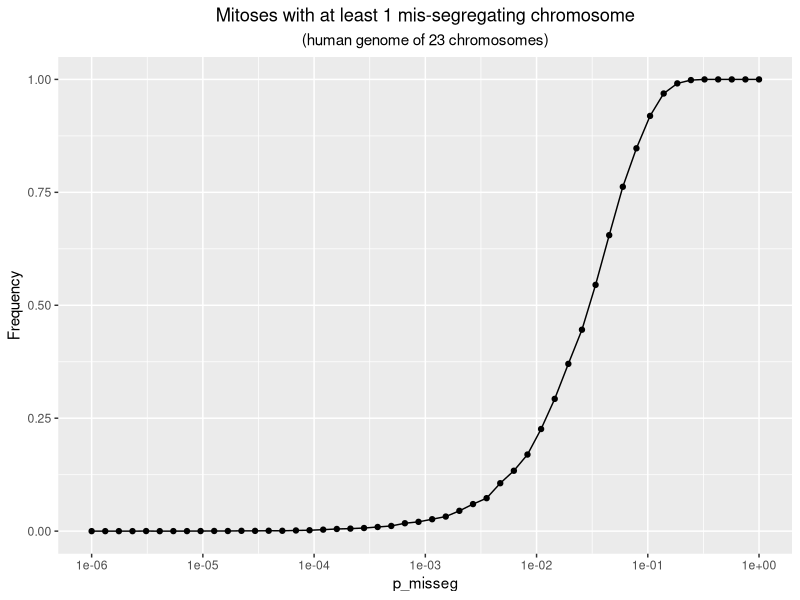
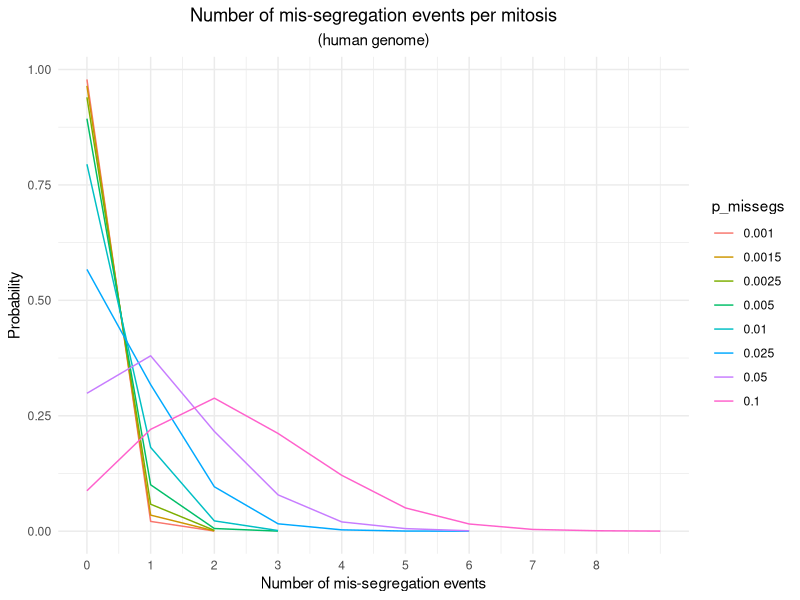
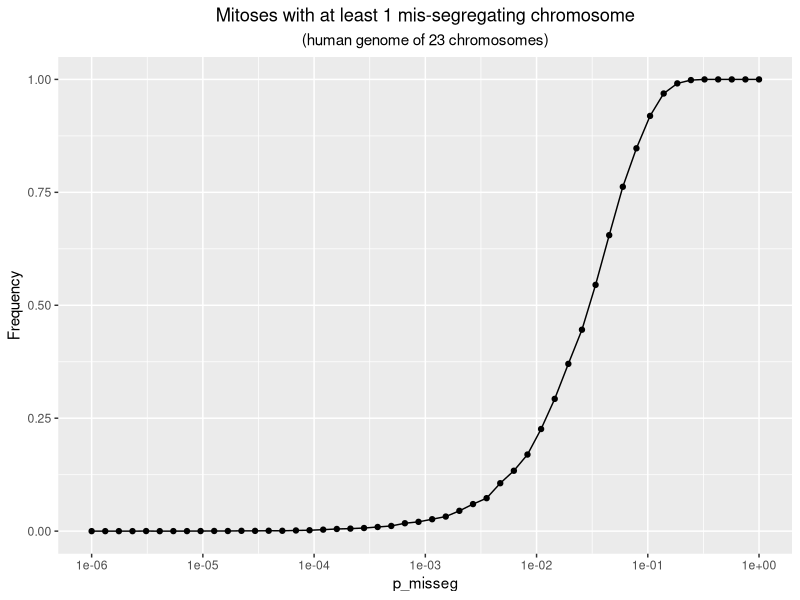
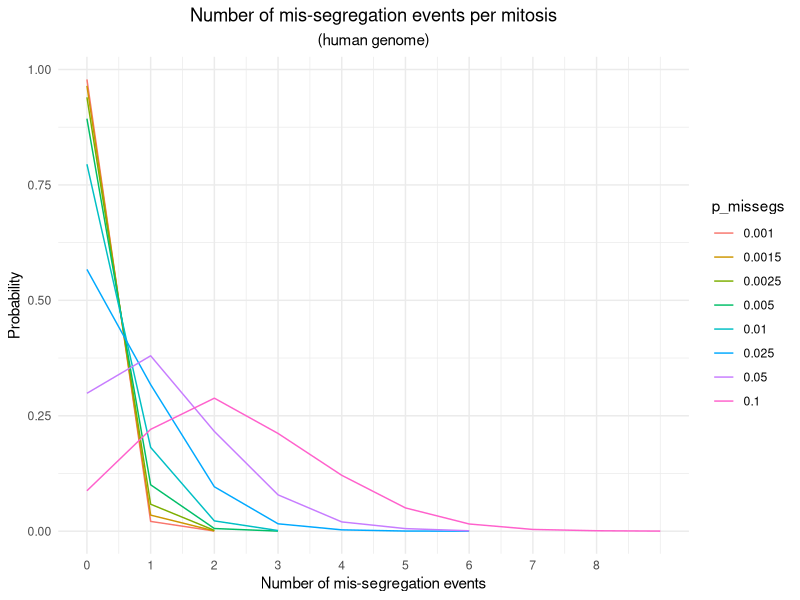

These charts were generated, in order, by the following R code:
library(ggplot2)
library(dplyr)
library(tidyr)
library(purrr)

# MAGIC VARIABLES
N_CHROM <-  23 # human chromosome count
REPEATS <- 10000

# sets the wd to the node directory, otherwise plot saving doesn't work
setwd(Sys.getenv("TMPDIR"))

if (!dir.exists("plots/figure_S4c")){
  dir.create("plots/figure_S4c", recursive = TRUE)
}

# function to test how many chromosomes missegregated
test_misseg_count <- function(p_misseg, N_CHROM = 23){
  misseg_count <- sum(runif(N_CHROM, 0, 1) < p_misseg)
  return(misseg_count)
}

# function to test whether a chromosome missegregated
test_misseg <- function(p_misseg, N_CHROM = 23){
  misseg_count <- sum(runif(N_CHROM, 0, 1) < p_misseg)
  if (misseg_count > 0){
    return(TRUE)
  }else{
    return(FALSE)
  }
}

# Figure S4c
# generate series of pMisseg values
pMissegs <- 10^seq(-6, 0, length.out = 50)

# dataframe for later plotting
plot_frame <- data.frame(
  p_misseg = pMissegs,
  prob_1_misseg = NA
)

# gets the misseg probability for all p_misseg values
for (i in 1:nrow(plot_frame)){
  row <- plot_frame[i, ]
  # nasty 1 liner, checks what probability there is of at least 1 misseg
  row$prob_1_misseg <- sum(unlist(lapply(rep(row$p_misseg, REPEATS), test_misseg))) / REPEATS
  plot_frame[i, ] <- row
}

# makes the actual plot
ggplot(plot_frame, aes(x = p_misseg, y = prob_1_misseg)) +
  geom_point() +
  geom_line() +
  scale_x_continuous(trans = "log10", breaks = c(1e-6, 1e-5, 1e-4, 1e-3, 1e-2, 1e-1, 1)) +
  coord_cartesian(xlim = c(min(pMissegs), max(pMissegs))) +
  labs(x = "p_misseg", y = "Frequency", title ="Mitoses with at least 1 mis-segregating chromosome",
       subtitle = "(human genome of 23 chromosomes)") +
  theme(plot.title = element_text(hjust = 0.5),
        plot.subtitle = element_text(hjust = 0.5))
ggsave("plots/figure_S4c/figure_s4c.pdf")

# Figure S4d
# define the probability values for missegregation
p_misseg_vals <- c(0.1, 0.05, 0.025, 0.01, 0.005, 0.0025, 0.0015, 0.001)

# create the plot frame
plot_frame <- data.frame(
  p_missegs = rep(p_misseg_vals, each = REPEATS)
)

# map the misseg count for each probability value
plot_frame$n_missegs <- map_int(plot_frame$p_missegs, ~test_misseg_count(.x))

# summarize the frequency of missegregation counts
frequency_data <- plot_frame %>%
  group_by(p_missegs, n_missegs) %>%
  summarise(frequency = n(), .groups = 'drop')

# ensure p_missegs is treated as a factor
frequency_data$p_missegs <- factor(frequency_data$p_missegs, levels = unique(frequency_data$p_missegs))

# plot the data
ggplot(frequency_data, aes(x = n_missegs, y = frequency / REPEATS, color = p_missegs, group = p_missegs)) +
  geom_line() +
  labs(
    title = "Number of mis-segregation events per mitosis",
    subtitle = "(human genome)",
    x = "Number of mis-segregation events",
    y = "Probability",
    color = "p_missegs") +
    scale_x_continuous(breaks = 0:8, limits = c(0, 9)) +
  theme_minimal() +
  theme(plot.title = element_text(hjust = 0.5),
        plot.subtitle = element_text(hjust = 0.5))
ggsave("plots/figure_S4c/figure_s4d.pdf")
